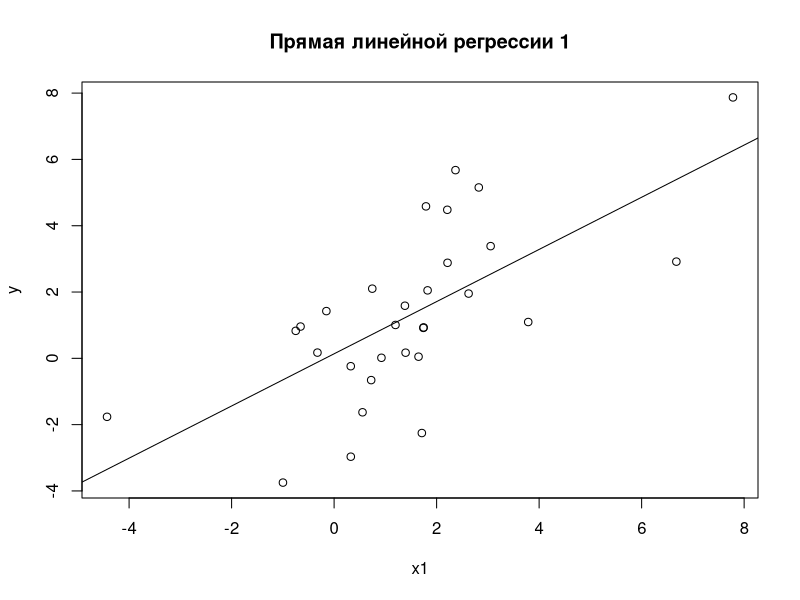
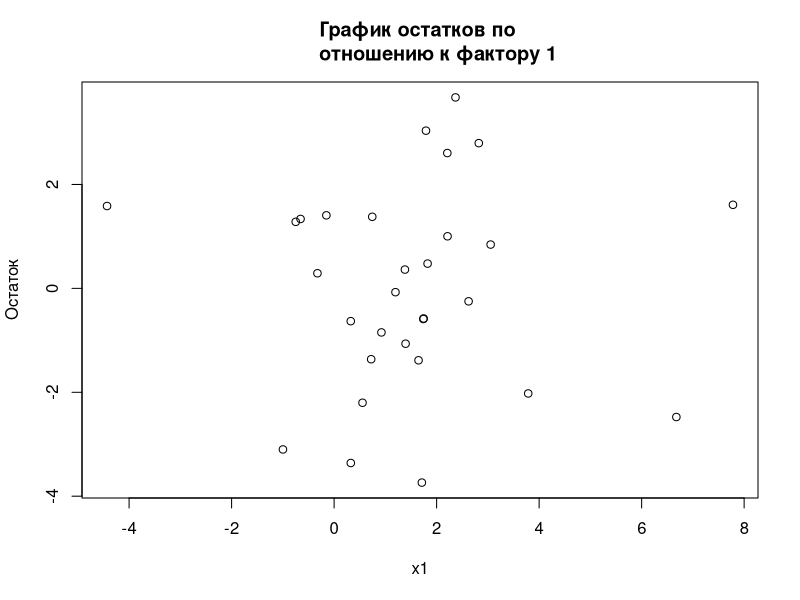
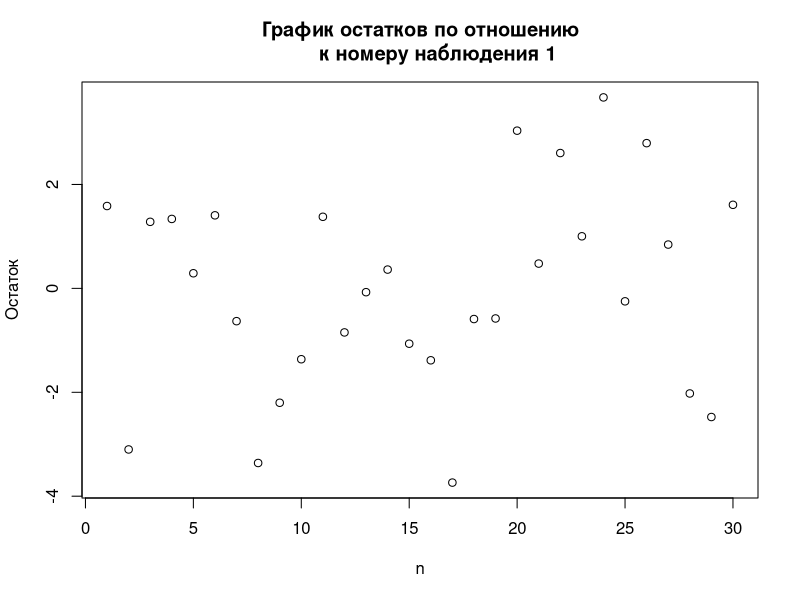
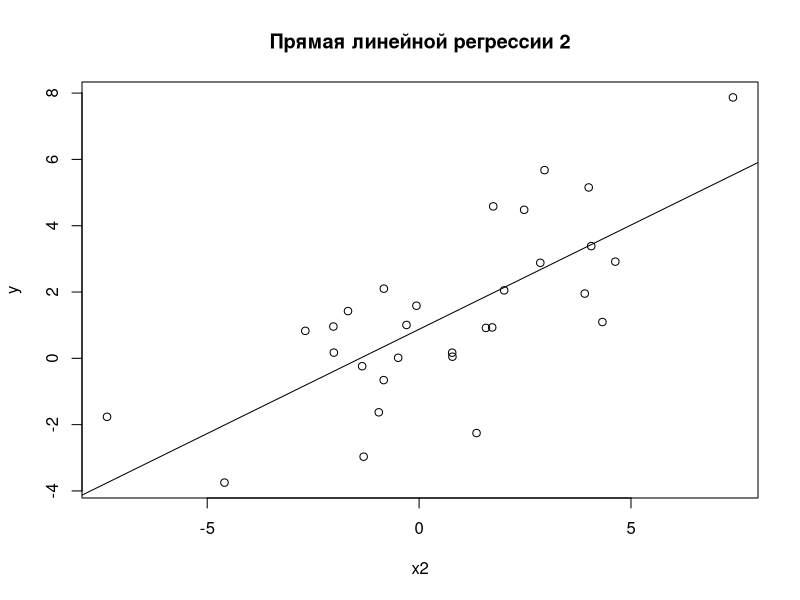
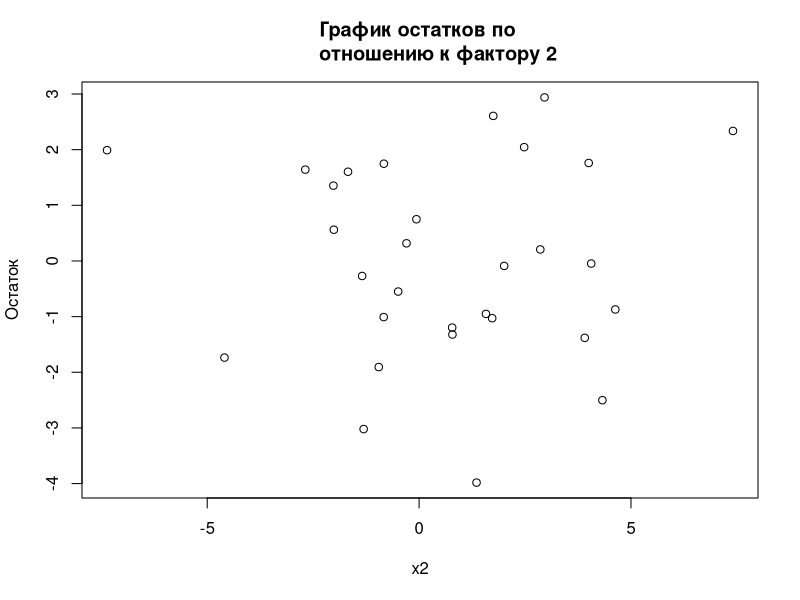
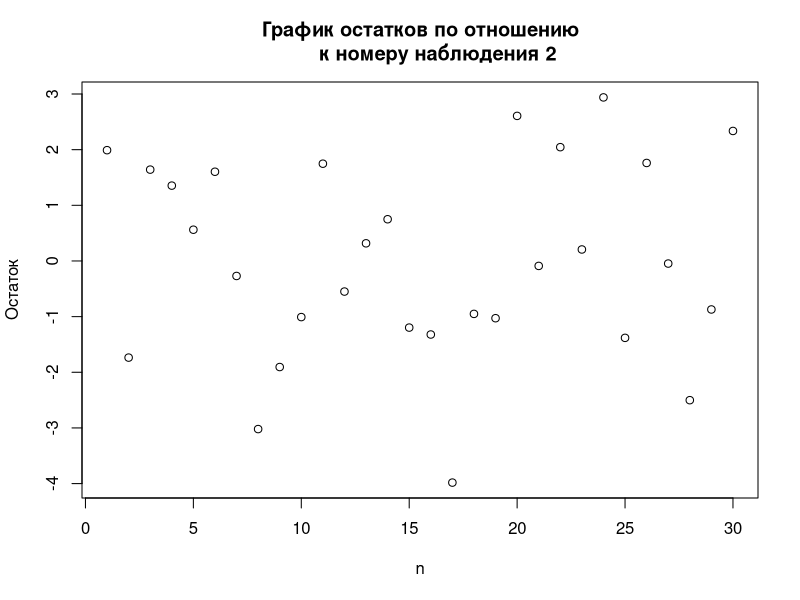
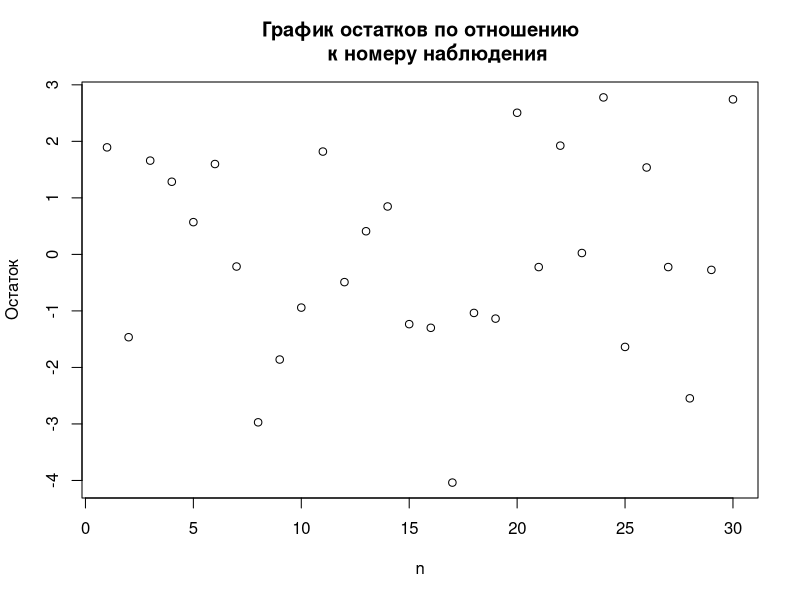

Write the R code that produced these figures, in order.
# Лабораторная №8_1 -------------------------------------------------------


# выборки -----------------------------------------------------------------
n = 30
eps.sigma = 2
eps.a = 0
eps = rnorm(n, eps.a, eps.sigma)
alpha = 0.2
beta1 = 0.3
beta2 = 0.4
x1.a = 2
x1.sigma = sqrt(6)
x1 = sort(rnorm(n, x1.a, x1.sigma))
x2.a = 1
x2.sigma = sqrt(8)
x2 = sort(rnorm(n, x2.a, x2.sigma))
y = alpha + beta1*x1 + beta2*x2 + eps

# парные линейные регрессии -----------------------------------------------
# первая: y = a + b*x1 --------------------
fit1 = lm(y~x1)
# коэффициенты уравнения регрессии
fit1.a = summary(fit1)$coefficients[1]
fit1.b = summary(fit1)$coefficients[2]
# прямая линейной регрессии
plot(x1,y)
abline(a = fit1.a, b = fit1.b)
title(main = "Прямая линейной регрессии 1")
# коэффициент корреляции
fit1.cor = cor(x1, y)
# графики остатков
fit1.y.i = fit1.a + x1*fit1.b
fit1.e.i = y - fit1.y.i
plot(x1, fit1.e.i, ylab = "Остаток")
title(main = "График остатков по 
      отношению к фактору 1")
plot(c(1:n), fit1.e.i, ylab = "Остаток", xlab = "n")
title(main = "График остатков по отношению
      к номеру наблюдения 1")
# вторая: y = a + b*x2 --------------
fit2 = lm(y~x2)
# коэффициенты уравнения регрессии
fit2.a = summary(fit2)$coefficients[1]
fit2.b = summary(fit2)$coefficients[2]
# прямая линейной регрессии
plot(x2,y)
abline(a = fit2.a, b = fit2.b)
title(main = "Прямая линейной регрессии 2")
# коэффициент корреляции
fit2.cor = cor(x2, y)
# графики остатков
fit2.y.i = fit2.a + x2*fit2.b
fit2.e.i = y - fit2.y.i
plot(x2, fit2.e.i, ylab = "Остаток")
title(main = "График остатков по 
      отношению к фактору 2")
plot(c(1:n), fit2.e.i, ylab = "Остаток", xlab = "n")
title(main = "График остатков по отношению
      к номеру наблюдения 2")

# проверка на мультиколлинеарность -------------
mtcol.X = matrix(c(rep(1,n), x1, x2),nrow = n, ncol = 3)
mtcol.XT = t(mtcol.X)
mtcol.XTX = mtcol.XT %*% mtcol.X
mtcol.detXTX = det(mtcol.XTX)

# множественная регрессия ----------
mfit.coef = solve(mtcol.XTX) %*% mtcol.XT %*% y
mfit.y.i = mfit.coef[1] + mfit.coef[2]*x1 + mfit.coef[3]*x2
# остатки
mfit.e.i = y - mfit.y.i
plot(c(1:n), mfit.e.i, ylab = "Остаток", xlab = "n")
title(main = "График остатков по отношению
      к номеру наблюдения")
# средняя ошибка аппроксимации и коэффициент детерминации
k = 3
alpha = 0.05
mfit.A = sum(abs((y - mfit.y.i)/y))/n
mfit.S2 = sum((y - mfit.y.i)^2)/(n-k-1)
mfit.R2 = 1 - sum(mfit.e.i^2)/((n-1)*var(y))
# статистика Фишера
mfit.F = (mfit.R2 / (k - 1))/((1 - mfit.R2)/(n-k))
mfit.F.quant = qf(alpha, k - 1, n - k)
# частные коэффициенты корреляции
ryx1x2 = (cor(y, x1) - cor(y, x2)*cor(x1, x2))/sqrt((1 - cor(y, x2)^2)*(1 - cor(x1, x2)^2))
ryx2x1 = (cor(y, x2) - cor(y, x1)*cor(x2, x1))/sqrt((1 - cor(y, x1)^2)*(1 - cor(x2, x1)^2))
# стандартные ошибки коэффициентов
mfit.ma = sqrt(mfit.S2) * sqrt(solve(mtcol.XTX)[1, 1])
mfit.mb1 = sqrt(mfit.S2) * sqrt(solve(mtcol.XTX)[2, 2])
mfit.mb2 = sqrt(mfit.S2) * sqrt(solve(mtcol.XTX)[3, 3])
mfit.tstat = qt(alpha, n-k-1)
# точечный прогноз
single.x1 = mean(x1)*3
single.x2 = mean(x2)*3
single.y = mfit.coef[1] + mfit.coef[2]*single.x1 + mfit.coef[3]*single.x2
single.my = sqrt(mfit.S2)*sqrt(1 + 1/n + ((((single.x1 - mean(x1))^2)/(var(x1))) + ((single.x2 - mean(x2))^2)/(var(x2)))/(n-1))
single.interval = c(single.y - single.my*qt(1-alpha/2, n - k - 1), single.y + single.my*qt(1-alpha/2, n - k - 1))
# встроенная функция
mfit.reg = lm(y~x1+x2)
print(summary(mfit.reg))
